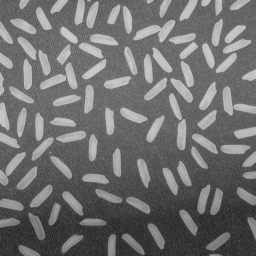
#> input picture 17JE003548_3/sample2.png, 256 x 256 px, found by its file name
$ python 2.py
#> lines starting #> are read from the running program, lines starting #| are printed output that depends on the picture
# -*- coding: utf-8 -*-
"""
Created on Thu Jan 21 14:38:23 2021

@author: Abhi
"""
import cv2
img=cv2.imread("img/sample2.png",0)
#> img is the input picture: shape (256, 256); min 40, max 204, mean 111.2

cv2.imshow("image",img)
cv2.waitKey(0)
cv2.destroyAllWindows()

h,v=img.shape
#> h = 256; v = 256


############################ MEAN ########################################
img2=img.copy()
mask=img.copy()
out1=img.copy()
out2=img.copy()
k=5

for i in range(h-k):#mean filter
    for j in range(v-k):
        s=0
        for x in range(k):
            for y in range(k):
                s+=(img[i+x][j+y])//(k*k)
        avg=s
        img2[i][j]=avg
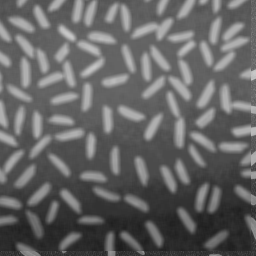
#> img2: shape (256, 256); min 30, max 200, mean 99.6

for i in range(h):#mask
    for j in range(v):
        mask[i][j]=img[i][j]-img2[i][j]
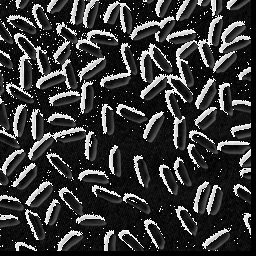
#> mask: shape (256, 256); min 0, max 255, mean 55.7


for i in range(h):#first output
    for j in range(v):
        out1[i][j]+=0.75*mask[i][j]
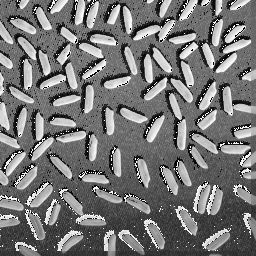
#> out1: shape (256, 256); min 0, max 255, mean 117.8

for i in range(h):#second Output
    for j in range(v):
        out2[i][j]+=mask[i][j]
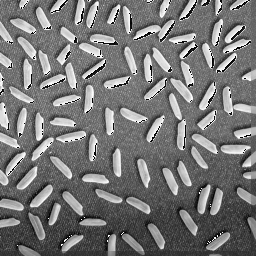
#> out2: shape (256, 256); min 0, max 255, mean 118

cv2.imshow("image",img2)
cv2.waitKey(0)
cv2.destroyAllWindows()

cv2.imshow("image",mask)
cv2.waitKey(0)
cv2.destroyAllWindows()

cv2.imshow("image",out1)
cv2.waitKey(0)
cv2.destroyAllWindows()

cv2.imshow("image",out2)
cv2.waitKey(0)
cv2.destroyAllWindows()

$ run again, with 17JE003548_3/sample1.png copied over 17JE003548_3/sample2.png
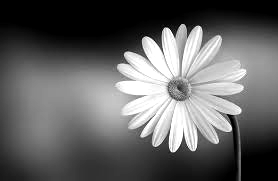
#> input picture 17JE003548_3/sample1.png, 278 x 181 px, found by its file name
#> img is the input picture: shape (181, 278); min 0, max 255, mean 98.4
#> after the loop `for i in range(h):#mask`:
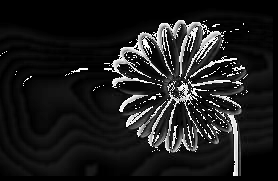
#> mask: shape (181, 278); min 0, max 255, mean 29.4
#> after the loop `for i in range(h):#second Output`:
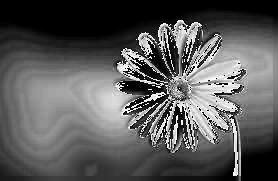
#> out2: shape (181, 278); min 0, max 255, mean 88.7
